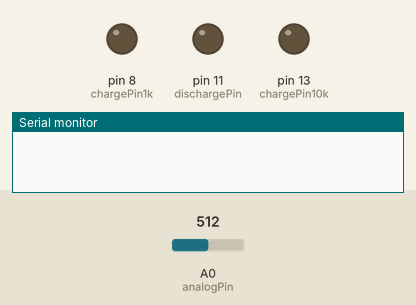
The sketch below on a simulated Arduino Uno, built with avr-gcc and run on an emulated ATmega328P. Parts: output pins drawn as LEDs (lit = HIGH), the last lines printed to the serial monitor. Inputs (shaded band) come from the test bench; at power-on: A0 (analogPin) = 512.

Above: at 1.2 s.
1.3 s: A0 (analogPin) set to 0
At 1.6 s:
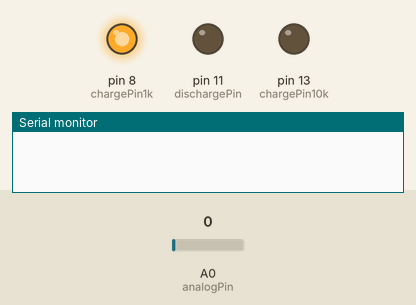
2.8 s: A0 (analogPin) set to 638
4.3 s: A0 (analogPin) set to 664
At 5.3 s:
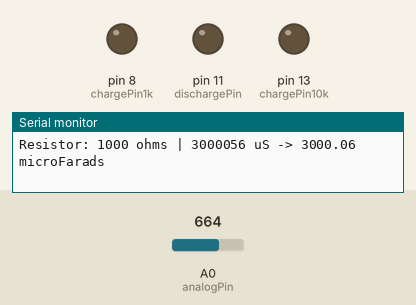
Timing chart, 0 to 7.3 s (numbered marks = the images above; inputs shaded):
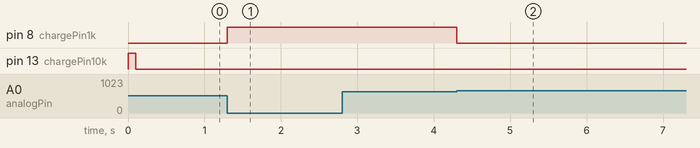

Measured:
- the behaviour switches between 647 and 648 on A0 (analogPin) (found by bisection; images 1 and 2)
- after the input at 1.3 s, pin 8 (chargePin1k): LOW → HIGH at once
- after the input at 2.8 s, every drawn part: stays the same
- after the input at 4.3 s, pin 8 (chargePin1k): HIGH → LOW at once

The sketch:

test-capacitor.ino
```cpp
/* Capacitance Meter Example

 *  Demonstrates use of RC time constants to measure the value of a capacitor

 * Theory   A capacitor will charge, through a resistor, in one time constant,
 defined as T seconds where

 *    TC = R * C
 *    TC = time constant period in seconds
 *    R = resistance in ohms
 *    C = capacitance in farads (1 microfarad (ufd) = .000001 farad = 10^-6
 farads )

 *    The capacitor's voltage at one time constant is defined as 63.2% of the
 charging voltage.

 *  Hardware setup:

 *  Test Capacitor between common point and ground (positive side of an
 electrolytic capacitor  to common)

 *  Test Resistor between chargePin and common point (10k ohm for small
 capacitors, 1k ohm for large capacitors)
 *  220 ohm resistor between dischargePin and common point (limits discharge
 current)
 *  Wire between common point and analogPin (A/D input)

 */

// https://docs.arduino.cc/tutorials/generic/capacitance-meter/
// https://www.instructables.com/Measure-Capacitance-with-Arduino/

// The following code has been updated for Dual-Resistor Auto-Ranging (10k ohm
// and 1k ohm)

#define analogPin 0     // Analog pin for measuring capacitor voltage
#define chargePin10k 13 // Pin for small capacitors (10k resistor)
#define chargePin1k 8   // NEW: Pin for large capacitors (1k resistor)
#define dischargePin 11 // Pin to discharge the capacitor

unsigned long startTime;
unsigned long elapsedTime;
float microFarads;
float nanoFarads;
float activeResistorValue; // Dynamic tracker for which resistor is active

void setup() {
  pinMode(chargePin10k, OUTPUT);
  digitalWrite(chargePin10k, LOW);

  pinMode(chargePin1k, OUTPUT); // Initialize the new 1k charging pin
  digitalWrite(chargePin1k, LOW);

  Serial.begin(115200);
}

void loop() {
  // --- STEP 1: Try charging with the 10k resistor first (High Precision Range)
  // ---
  activeResistorValue = 10000.0F;
  digitalWrite(chargePin10k, HIGH);
  startTime = micros();

  bool timeout = false;
  while (analogRead(analogPin) < 648) {
    // If it takes more than 100,000 uS (100 ms), the capacitor is too big for
    // the 10k resistor
    if ((micros() - startTime) > 100000) {
      timeout = true;
      break;
    }
  }

  // --- STEP 2: If it timed out, switch to the 1k resistor (High Capacity
  // Range) ---
  if (timeout) {
    // Abort the 10k test and discharge briefly to reset baseline
    digitalWrite(chargePin10k, LOW);
    pinMode(dischargePin, OUTPUT);
    digitalWrite(dischargePin, LOW);
    while (analogRead(analogPin) > 0)
      ;
    pinMode(dischargePin, INPUT); // stop discharging

    // Switch range to 1k resistor
    activeResistorValue = 1000.0F;
    digitalWrite(chargePin1k, HIGH);
    startTime = micros();

    while (analogRead(analogPin) < 648) {
      // Loop until charged (no timeout needed here as 1k handles up to several
      // thousand uF easily)
    }
  }

  elapsedTime = micros() - startTime; // Save final timing string

  // --- STEP 3: Math and Output ---
  microFarads = ((float)elapsedTime / activeResistorValue);

  Serial.print("Resistor: ");
  Serial.print((int)activeResistorValue);
  Serial.print(" ohms | ");
  Serial.print(elapsedTime);
  Serial.print(" uS -> ");

  if (microFarads > 1.0) {
    Serial.print(microFarads, 2);
    Serial.println(" microFarads");
  } else {
    nanoFarads = microFarads * 1000.0;
    Serial.print(nanoFarads, 1);
    Serial.println(" nanoFarads");
  }

  // --- STEP 4: Thorough Discharge Routine ---
  digitalWrite(chargePin10k, LOW);
  digitalWrite(chargePin1k, LOW);
  pinMode(dischargePin, OUTPUT);
  digitalWrite(dischargePin, LOW);

  while (analogRead(analogPin) > 0) {
    // Wait until completely empty
  }

  pinMode(dischargePin, INPUT);

  delay(1000); // 1-second pause to easily track range shifts in the Serial
               // Monitor
}
```
